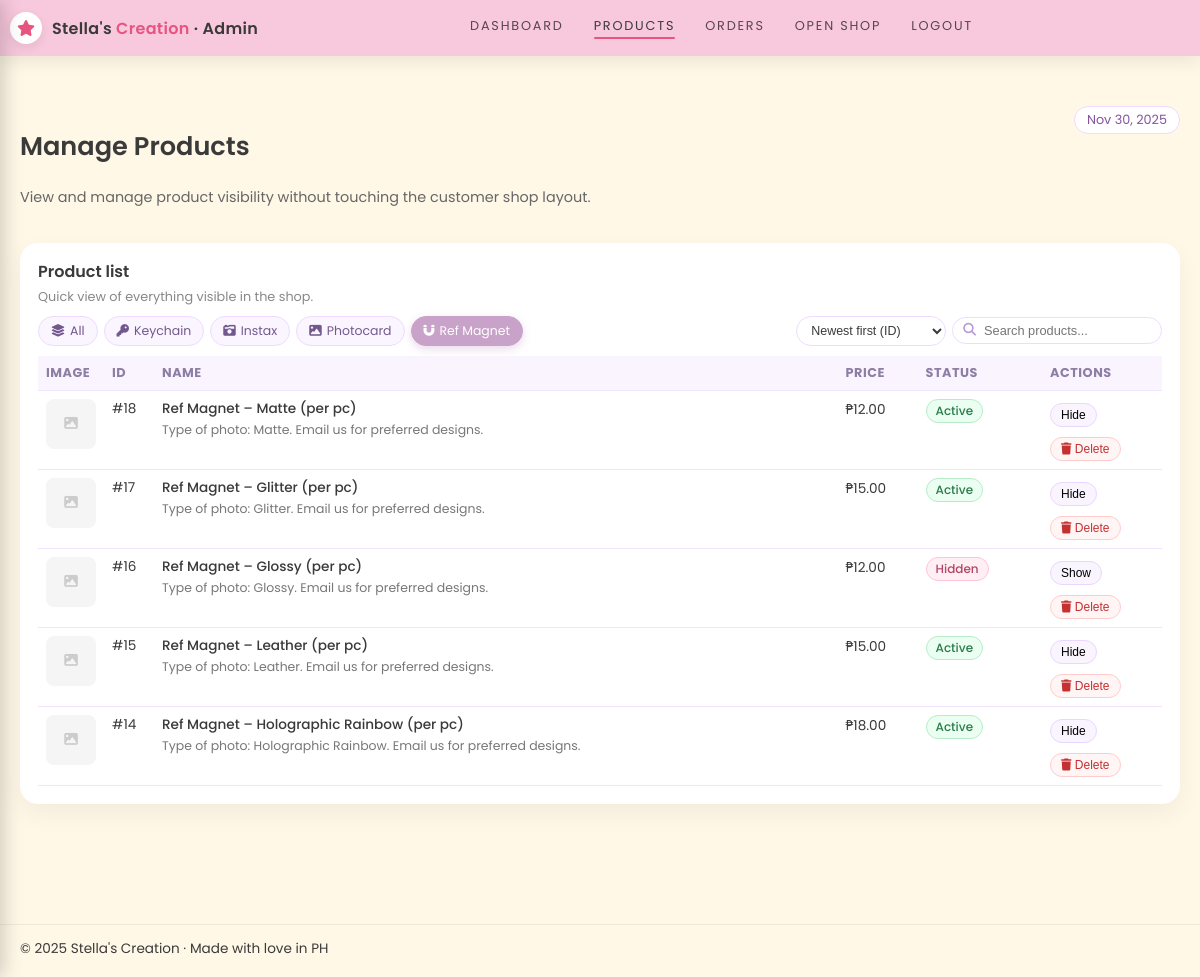
The app's page /manage_products.php?group=refmagnet&sort=newest (signed in) with its own data.
### tables this page shows
CREATE TABLE `products_tbl` (
  `product_id` int(11) NOT NULL,
  `name` varchar(120) NOT NULL,
  `description` mediumtext DEFAULT NULL,
  `price` decimal(10,2) NOT NULL DEFAULT 0.00,
  `image` varchar(255) DEFAULT NULL,
  `stock` int(11) DEFAULT NULL,
  `is_active` tinyint(1) NOT NULL DEFAULT 1,
  `created_at` timestamp NULL DEFAULT current_timestamp(),
  `updated_at` timestamp NULL DEFAULT NULL ON UPDATE current_timestamp()
);

### manage_products.php (the view, shortened to what this page needs)
<?php
require_once __DIR__ . '/db.php';
$group = $_GET['group'] ?? 'all';
$sort = $_GET['sort'] ?? 'newest';
$search = trim($_GET['q'] ?? '');
$whereParts = [];
$params     = [];
if ($group !== 'all') {
    $keywordMap = [
        'keychain'   => 'keychain',
        'instax'     => 'instax',
        'photocard'  => 'photocard',
        'refmagnet'  => 'ref magnet'
    ];
    $kw = $keywordMap[$group] ?? '';
    if ($kw !== '') {
        $whereParts[] = "name LIKE ?";
        $params[]     = '%' . $kw . '%';
    }
}
$whereSql = '';
if ($whereParts) {
    $whereSql = 'WHERE ' . implode(' AND ', $whereParts);
}
$orderBy = 'product_id DESC';
$sql = "
  SELECT product_id, name, description, price, is_active, image
  FROM products_tbl
  {$whereSql}
  ORDER BY {$orderBy}
";
$stmt = $pdo->prepare($sql);
$stmt->execute($params);
$products = $stmt->fetchAll(PDO::FETCH_ASSOC);
?>
<!doctype html>
<html>
<head>
  <link rel="stylesheet" href="https://cdnjs.cloudflare.com/ajax/libs/font-awesome/6.5.2/css/all.min.css">
  <link rel="stylesheet" href="/style.css">
</head>
<body>
<header class="site-header">
  <div class="container navbar">
    <div class="nav-left">
      <div class="brand-icon"><i class="fa-solid fa-star"></i></div>
      <div class="brand-text">Stella's <span>Creation</span> · Admin</div>
    </div>
    <nav class="nav-main">
      <a href="dashboard.php" class="nav-link">Dashboard</a>
      <a href="manage_products.php" class="nav-link nav-active">Products</a>
      <a href="manage_orders.php" class="nav-link">Orders</a>
      <a href="/index.php" class="nav-link" target="_blank">Open Shop</a>
      <a href="logout.php" class="nav-link logout-link">Logout</a>
    </nav>
  </div>
</header>
<main class="page-main">
  <div class="admin-wrap">
    <section class="admin-header">
      <div class="admin-header-main">
        <h1>Manage Products</h1>
        <p class="admin-header-sub">
          View and manage product visibility without touching the customer shop layout.
        </p>
      </div>
      <div class="admin-tag"><?= date('M j, Y'); ?></div>
    </section>
    <div class="panel">
      <div class="panel-title">Product list</div>
      <div class="panel-caption">Quick view of everything visible in the shop.</div>
      <div class="product-filters">
        <div class="filter-chips">
          <?php
          if (!function_exists('chipLink')) {
            function chipLink($label, $icon, $value, $currentGroup, $sort, $search) {
              $params = [
                'group' => $value,
                'sort'  => $sort
              ];
              $url    = 'manage_products.php?' . http_build_query($params);
              $active = $currentGroup === $value ? 'active' : '';
              echo '<a href="'.htmlspecialchars($url).'" class="chip-filter '.$active.'">'.
                   '<i class="'.$icon.'"></i> '.$label.
                   '</a>';
            }
          }
          ?>
          <?php chipLink('All',       'fa-solid fa-layer-group', 'all',       $group, $sort, $search); ?>
        </div>
        <form method="get" class="filter-search">
          <select name="sort" onchange="this.form.submit()">
            <option value="newest"     <?= $sort==='newest'?'selected':'' ?>>Newest first (ID)</option>
          </select>
          <div class="search-pill">
            <i class="fa-solid fa-magnifying-glass" style="font-size:.8rem;color:#b49ad6;"></i>
            <input type="text" name="q" placeholder="Search products..." value="<?= htmlspecialchars($search) ?>">
          </div>
        </form>
      </div>
      <div style="overflow-x:auto;">
        <table class="products-table">
          <thead>
          <tr>
            <th style="width:60px;">Image</th>
            <th style="width:50px;">ID</th>
            <th>Name</th>
            <th style="width:80px;">Price</th>
            <th>Status</th>
            <th style="width:120px;">Actions</th>
          </tr>
          </thead>
          <tbody>
          <?php foreach ($products as $p): ?>
            <tr>
              <td data-label="Image">
                <?php if (!empty($p['image'])): ?>
                  <img src="/<?= htmlspecialchars($p['image']) ?>" alt="Product" class="product-img-thumb">
                <?php else: ?>
                  <div style="width:50px;height:50px;background:#f5f5f5;border-radius:8px;display:flex;align-items:center;justify-content:center;">
                    <i class="fa-solid fa-image" style="color:#ccc;"></i>
                  </div>
                <?php endif; ?>
              </td>
              <td data-label="ID">#<?= (int)$p['product_id'] ?></td>
              <td data-label="Name">
                <div style="font-weight:500;"><?= htmlspecialchars($p['name']) ?></div>
                <?php if (!empty($p['description'])): ?>
                  <div style="font-size:.78rem;color:#777;margin-top:2px;">
                    <?= nl2br(htmlspecialchars($p['description'])) ?>
                  </div>
                <?php endif; ?>
              </td>
              <td data-label="Price">₱<?= number_format((float)$p['price'], 2) ?></td>
              <td data-label="Status">
                <?php if ((int)$p['is_active'] === 1): ?>
                  <span class="badge on">Active</span>
                <?php else: ?>
                  <span class="badge off">Hidden</span>
                <?php endif; ?>
              </td>
              <td data-label="Actions">
                <div class="action-buttons">
                  <form method="post" style="display:inline;">
                    <button type="submit" class="btn-toggle">
                      <?= (int)$p['is_active'] === 1 ? 'Hide' : 'Show' ?>
                    </button>
                  </form>
                  <form method="post" style="display:inline;" onsubmit="return confirm('Are you sure you want to delete this product? This action cannot be undone.');">
                    <button type="submit" class="btn-delete">
                      <i class="fa-solid fa-trash"></i> Delete
                    </button>
                  </form>
                </div>
              </td>
            </tr>
          <?php endforeach; ?>
          </tbody>
        </table>
      </div>
    </div>
  </div>
</main>
<footer class="site-footer">
  <div class="container footer-inner">
    <div>© <?= date('Y') ?> Stella's Creation · Made with love in PH</div>
  </div>
</footer>
</body>
</html>

### style.css (style rules this page uses)
:root { --soft-pink:#F8C8DC; --lavender:#C8A2C8; --cream:#FFF8E7; --charcoal:#3A3A3A; --rose:#E75480; --white:#ffffff; }
html { overflow-y: scroll; height: 100%; }
*, *::before, *::after { box-sizing:border-box; }
body { margin:0; font-family:"Poppins",system-ui,-apple-system,BlinkMacSystemFont,"Segoe UI",sans-serif; background:var(--cream); color:var(--charcoal); min-height: 100vh; display: flex; flex-direction: column; }
a { color:inherit; text-decoration:none; }
.container { max-width:1200px; margin:0 auto; padding:0 20px; }
.site-header { position:sticky; top:0; z-index:40; background:var(--soft-pink); box-shadow:0 6px 18px rgba(0,0,0,0.08); flex-shrink: 0; }
.navbar { display:flex; align-items:center; justify-content:space-between; gap:16px; padding:12px 0; }
.nav-left { display:flex; align-items:center; gap:10px; }
.brand-icon { width:32px; height:32px; border-radius:50%; display:flex; align-items:center; justify-content:center; background:var(--white); color:var(--rose); font-size:16px; box-shadow:0 4px 12px rgba(0,0,0,0.08); }
.brand-text { font-weight:600; letter-spacing:0.02em; }
.brand-text span { color:var(--rose); }
.nav-main { display:flex; align-items:center; gap:30px; text-transform:uppercase; font-size:0.8rem; letter-spacing:0.14em; }
.nav-link { position:relative; padding-bottom:4px; color:rgba(0,0,0,0.65); }
.nav-link.nav-active, .nav-link:hover { color:var(--charcoal); }
.nav-link.nav-active::after, .nav-link:hover::after { content:""; position:absolute; left:0; right:0; bottom:0; height:2px; border-radius:999px; background:var(--rose); }
.page-main { padding:26px 0 40px; flex: 1; }
.site-footer { border-top:1px solid rgba(0,0,0,0.06); background:var(--cream); padding:14px 0 18px; font-size:0.85rem; flex-shrink: 0; margin-top: auto; }
.footer-inner { display:flex; align-items:center; justify-content:space-between; gap:10px; }

### records on screen
products_tbl: product_id "18", name "Ref Magnet – Matte (per pc)", description "Type of photo: Matte. Email us for preferred designs.", price "12.00", is_active "Active"
products_tbl: product_id "17", name "Ref Magnet – Glitter (per pc)", description "Type of photo: Glitter. Email us for preferred designs.", price "15.00", is_active "Active"
products_tbl: product_id "16", name "Ref Magnet – Glossy (per pc)", description "Type of photo: Glossy. Email us for preferred designs.", price "12.00", is_active "Hidden"
products_tbl: product_id "15", name "Ref Magnet – Leather (per pc)", description "Type of photo: Leather. Email us for preferred designs.", price "15.00", is_active "Active"
products_tbl: product_id "14", name "Ref Magnet – Holographic Rainbow (per pc)", description "Type of photo: Holographic Rainbow. Email us for preferred designs.", price "18.00", is_active "Active"

### other values on screen
$label "All Keychain Instax Photocard Ref Magnet"
